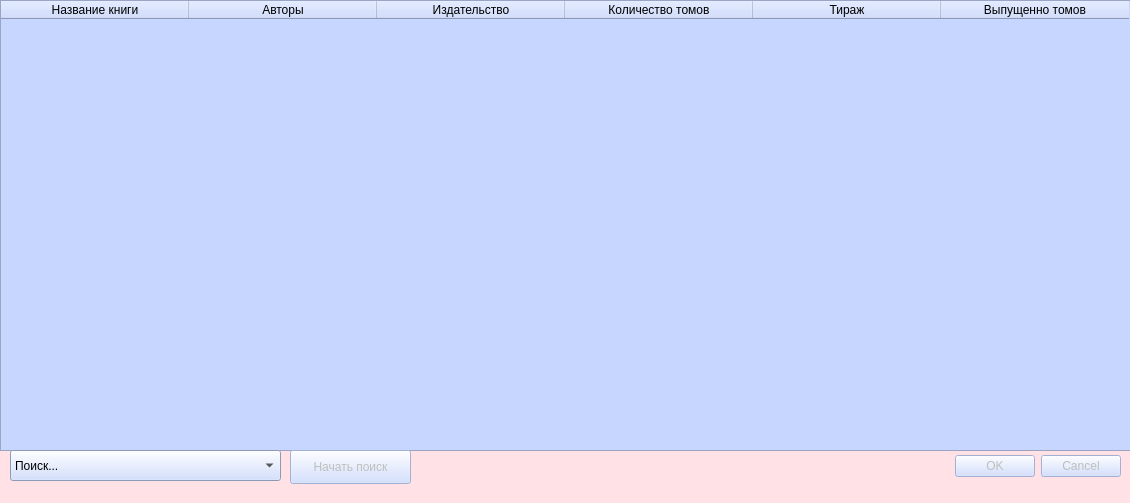
<?xml version="1.0" encoding="UTF-8"?>
<ui version="4.0">
 <class>searchDialog</class>
 <widget class="QDialog" name="searchDialog">
  <property name="geometry">
   <rect>
    <x>0</x>
    <y>0</y>
    <width>1130</width>
    <height>503</height>
   </rect>
  </property>
  <property name="cursor">
   <cursorShape>PointingHandCursor</cursorShape>
  </property>
  <property name="windowTitle">
   <string>Поиск</string>
  </property>
  <property name="windowIcon">
   <iconset>
    <normaloff>icons/png-transparent-computer-icons-magnifying-glass-magnifier-magnifying-glass-text-interface-magnifier-thumbnail-removebg-preview.png</normaloff>icons/png-transparent-computer-icons-magnifying-glass-magnifier-magnifying-glass-text-interface-magnifier-thumbnail-removebg-preview.png</iconset>
  </property>
  <property name="styleSheet">
   <string notr="true">background-color: rgb(255, 225, 230);</string>
  </property>
  <widget class="QDialogButtonBox" name="dialogButtonBox">
   <property name="enabled">
    <bool>false</bool>
   </property>
   <property name="geometry">
    <rect>
     <x>950</x>
     <y>450</y>
     <width>171</width>
     <height>32</height>
    </rect>
   </property>
   <property name="cursor">
    <cursorShape>PointingHandCursor</cursorShape>
   </property>
   <property name="styleSheet">
    <string notr="true">background-color: rgb(199, 214, 255);</string>
   </property>
   <property name="orientation">
    <enum>Qt::Horizontal</enum>
   </property>
   <property name="standardButtons">
    <set>QDialogButtonBox::Cancel|QDialogButtonBox::Ok</set>
   </property>
  </widget>
  <widget class="QTableWidget" name="searchTable">
   <property name="geometry">
    <rect>
     <x>0</x>
     <y>0</y>
     <width>1131</width>
     <height>451</height>
    </rect>
   </property>
   <property name="maximumSize">
    <size>
     <width>1131</width>
     <height>16777215</height>
    </size>
   </property>
   <property name="styleSheet">
    <string notr="true">background-color: rgb(199, 214, 255);</string>
   </property>
   <property name="horizontalScrollBarPolicy">
    <enum>Qt::ScrollBarAlwaysOff</enum>
   </property>
   <property name="sizeAdjustPolicy">
    <enum>QAbstractScrollArea::AdjustToContentsOnFirstShow</enum>
   </property>
   <property name="autoScroll">
    <bool>true</bool>
   </property>
   <property name="dragEnabled">
    <bool>false</bool>
   </property>
   <property name="dragDropOverwriteMode">
    <bool>true</bool>
   </property>
   <property name="alternatingRowColors">
    <bool>false</bool>
   </property>
   <attribute name="horizontalHeaderCascadingSectionResizes">
    <bool>false</bool>
   </attribute>
   <attribute name="horizontalHeaderMinimumSectionSize">
    <number>40</number>
   </attribute>
   <attribute name="horizontalHeaderDefaultSectionSize">
    <number>188</number>
   </attribute>
   <attribute name="verticalHeaderCascadingSectionResizes">
    <bool>false</bool>
   </attribute>
   <attribute name="verticalHeaderShowSortIndicator" stdset="0">
    <bool>false</bool>
   </attribute>
   <attribute name="verticalHeaderStretchLastSection">
    <bool>false</bool>
   </attribute>
   <column>
    <property name="text">
     <string>Название книги</string>
    </property>
   </column>
   <column>
    <property name="text">
     <string>Авторы</string>
    </property>
   </column>
   <column>
    <property name="text">
     <string>Издательство</string>
    </property>
   </column>
   <column>
    <property name="text">
     <string>Количество томов</string>
    </property>
   </column>
   <column>
    <property name="text">
     <string>Тираж</string>
    </property>
   </column>
   <column>
    <property name="text">
     <string>Выпущенно томов</string>
    </property>
   </column>
  </widget>
  <widget class="QComboBox" name="searchComboBox">
   <property name="geometry">
    <rect>
     <x>10</x>
     <y>450</y>
     <width>271</width>
     <height>31</height>
    </rect>
   </property>
   <property name="cursor">
    <cursorShape>PointingHandCursor</cursorShape>
   </property>
   <property name="styleSheet">
    <string notr="true">background-color: rgb(199, 214, 255);</string>
   </property>
   <item>
    <property name="text">
     <string>Поиск...</string>
    </property>
   </item>
   <item>
    <property name="text">
     <string>по авторам</string>
    </property>
   </item>
   <item>
    <property name="text">
     <string>по издательству и авторам</string>
    </property>
   </item>
   <item>
    <property name="text">
     <string>по числу томов</string>
    </property>
   </item>
   <item>
    <property name="text">
     <string>по названию</string>
    </property>
   </item>
   <item>
    <property name="text">
     <string>по тиражу</string>
    </property>
   </item>
   <item>
    <property name="text">
     <string>по количеству выпущенных глав</string>
    </property>
   </item>
  </widget>
  <widget class="QPushButton" name="startSearch">
   <property name="enabled">
    <bool>false</bool>
   </property>
   <property name="geometry">
    <rect>
     <x>290</x>
     <y>450</y>
     <width>121</width>
     <height>34</height>
    </rect>
   </property>
   <property name="cursor">
    <cursorShape>PointingHandCursor</cursorShape>
   </property>
   <property name="styleSheet">
    <string notr="true">background-color: rgb(199, 214, 255);</string>
   </property>
   <property name="text">
    <string>Начать поиск</string>
   </property>
   <property name="icon">
    <iconset>
     <normaloff>icons/png-transparent-computer-icons-magnifying-glass-magnifier-magnifying-glass-text-interface-magnifier-thumbnail-removebg-preview.png</normaloff>icons/png-transparent-computer-icons-magnifying-glass-magnifier-magnifying-glass-text-interface-magnifier-thumbnail-removebg-preview.png</iconset>
   </property>
  </widget>
 </widget>
 <resources/>
 <connections>
  <connection>
   <sender>dialogButtonBox</sender>
   <signal>accepted()</signal>
   <receiver>searchDialog</receiver>
   <slot>accept()</slot>
   <hints>
    <hint type="sourcelabel">
     <x>248</x>
     <y>254</y>
    </hint>
    <hint type="destinationlabel">
     <x>157</x>
     <y>274</y>
    </hint>
   </hints>
  </connection>
  <connection>
   <sender>dialogButtonBox</sender>
   <signal>rejected()</signal>
   <receiver>searchDialog</receiver>
   <slot>reject()</slot>
   <hints>
    <hint type="sourcelabel">
     <x>316</x>
     <y>260</y>
    </hint>
    <hint type="destinationlabel">
     <x>286</x>
     <y>274</y>
    </hint>
   </hints>
  </connection>
 </connections>
</ui>
